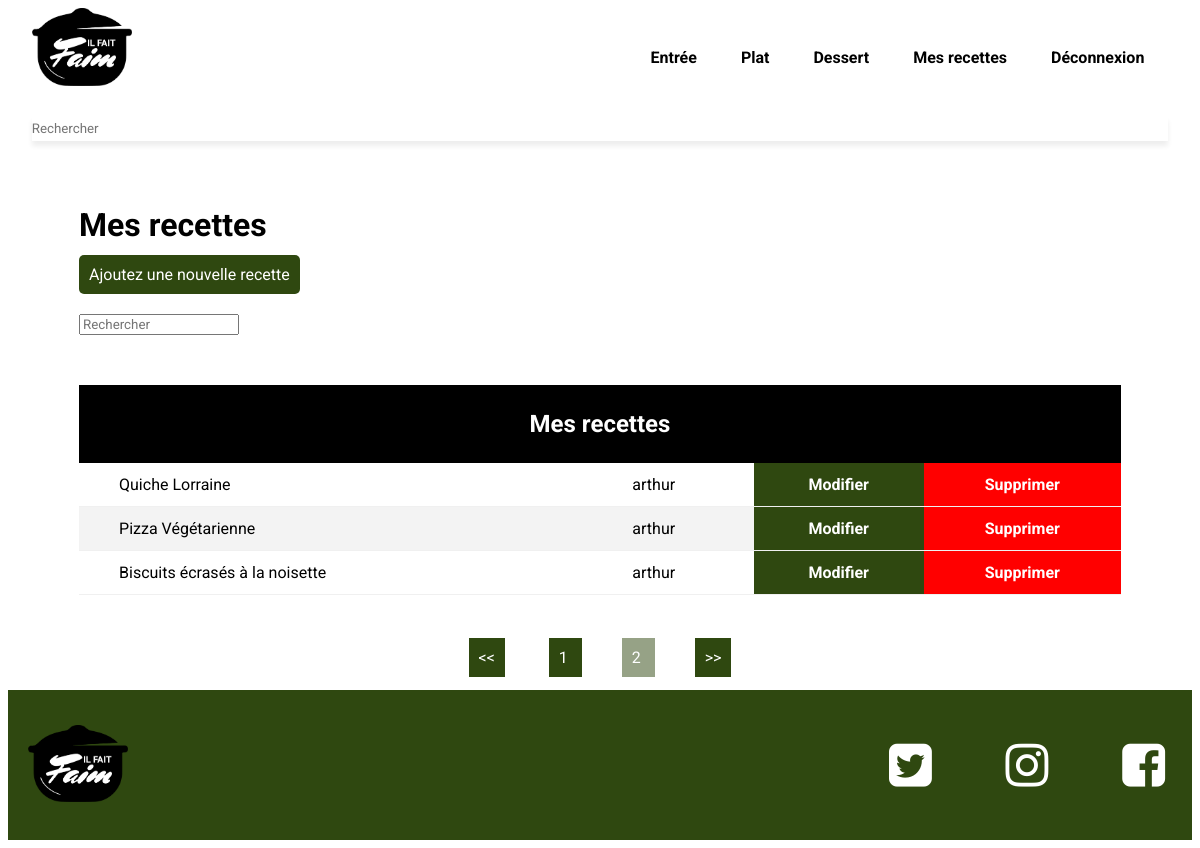
Screenshot of /index.php?page=user&p=2 (signed in) with the database file from the repository.
### tables this page shows
CREATE TABLE `recipes` (
  `name` varchar(255) NOT NULL,
  `author` varchar(20) NOT NULL,
  `category` int(9) NOT NULL DEFAULT '0',
  `text` text,
  `image` varchar(256) DEFAULT NULL,
  `created` datetime NOT NULL DEFAULT CURRENT_TIMESTAMP,
  `id` int(9) NOT NULL,
  `ingredient` text NOT NULL,
  `box` int(11) NOT NULL,
  `preparation` int(9) NOT NULL,
  `repos` int(11) NOT NULL,
  `cuisson` int(11) NOT NULL,
  `difficulte` varchar(256) NOT NULL,
  `description` varchar(500) DEFAULT NULL
);

### models/crud.php (called while the page is built, shortened)
<?php
function getAllArticle(){
    include './connexion/connexion.php';
    $query = $pdo->prepare('SELECT * FROM `recipes` ORDER BY `id` DESC ');
    $posts = $query->execute();
    $posts = $query->fetchAll();
return $posts;
}
function getAllArticleLimit($perPage,$cPage){
    include './connexion/connexion.php';
    $query = $pdo->prepare('SELECT * FROM `recipes` ORDER BY `id` DESC LIMIT :offset , :limite ');
    $query -> bindValue(':offset',(($cPage - 1)*$perPage),PDO::PARAM_INT);
    $query -> bindValue(':limite',$perPage,PDO::PARAM_INT);
    $posts = $query->execute();
    $posts = $query->fetchAll();
return $posts;
}

### controllers/user.php (called while the page is built, shortened)
<?php
if(isset($_SESSION['userId'])){
require './models/crud.php';
        $totArt = getArticleByAuthor($_SESSION['userName']);
            $nbArt=count($totArt);
            $perPage = 9;
            $nbPage = ceil($nbArt/$perPage);
            if (isset($_GET['p']) && $_GET['p']>0 && $_GET['p'] <= $nbPage){
                $cPage = $_GET['p'];
            }else{
                $cPage = 1;
            }
        if ($_SESSION['access']==1) {
            $totArt =  getAllArticle();
            $nbArt=count($totArt);
            $perPage = 9;
            $nbPage = ceil($nbArt/$perPage);
            if (isset($_GET['p']) && $_GET['p']>0 && $_GET['p'] <= $nbPage){
                $cPage = $_GET['p'];
            }else{
                $cPage = 1;
            }
            $posts =  getAllArticleLimit($perPage,$cPage);
        }
}else{
    header('Location: ../?page=accueil');
}

### views/viewUser.php (the view, shortened to what this page needs)
<?php
include './controllers/user.php';
?>
<main>
    <h1>Mes recettes</h1>
    <p><a href="?page=add" class="new_recipe_btn">Ajoutez une nouvelle recette</a></p>
    <form action="?page=user" method="post" class='form_admin'>
        <section id="search_bar_user" class="search_bar_user">
            <input type='text' placeholder='Rechercher' name='search'>
        </section>
    </form>
    <table class="table_user">
        <caption> Mes recettes </caption>
        <tbody>
            <?php foreach($posts as $post): ?>
            <tr>
                <td><a href="?page=article&id=<?= $post['id'] ?>"><?= $post['name'] ?></a></td>
                <?php if($_SESSION['access']==1){
            echo "<td class='admin_comment'>".$post['author']."</td>";
        }?>
                <td class="modif"><a href="?page=update&id=<?= $post['id'] ?>">Modifier</a></td>
                <td class="delete"><a href="#modal1" class='js-modal' data-id="<?= $post['id'] ?>">Supprimer</td>
            </tr>
            <?php endforeach ?>
        </tbody>
    </table>
    <table class="pagination">
        <tbody>
            <tr>
                <td class="pagination-column">
                    <a href="?page=user&p=1">
                        <<</a> <?php    for($i=1;$i<=$nbPage;$i++){
                        if($i==$cPage){
                            echo "<a href='?page=user&p=$i' class='page_courante'> $i </a>";
                                }else{
                                    echo "<a href='?page=user&p=$i'> $i </a>";
                                }
                                } ?> <a href="?page=user&p=<?=$nbPage ?>">>>
                    </a>
                </td>
            </tr>
        </tbody>
    </table>
</main>

### css/style.css (style rules this page uses)
* { box-sizing: border-box; font-family: 'Roboto', sans-serif; }
main { padding: 0 6%; margin: auto; }
a { text-decoration: none; }
.pagination, .paginationUser { display: flex; justify-content: center; margin-bottom:20px; }
.pagination-column a, .paginationUser a { background: #2f4810; color: #fff; margin: 20px; padding: 10px; }
.page_courante { opacity: 0.5; }
.form_admin { margin-top: 30px; }
.table_user { margin: 50px 0px; min-width: 400px; width: 100%; border-collapse: collapse; }
.table_user caption { font-size: 24px; font-weight: bold; background-color: #000; padding: 25px; color: #fff; }
.table_user td { padding: 12px 15px; border-bottom: solid 1px #f0f0f0; }
.table_user tr td:nth-of-type(1) a, .table_user tr td:nth-of-type(2) a { padding: 25px; }
.table_user .modif { background-color: #2f4810; color: #fff; outline: none; cursor: pointer; text-align: center; font-weight: bold; }
.table_user .delete { background-color: #ff0000; color: #fff; outline: none; cursor: pointer; text-align: center; font-weight: bold; }
.table_user tbody tr:nth-of-type(even) { background-color: #f3f3f3; }
.table_user td a { text-decoration: none; color: #000; }
.table_user .modif a, .table_user .delete a { color: #fff; }
.new_recipe_btn { border-radius: 5px; background-color: #2f4810; height: 50px; border: none; color: #fff; outline: none; cursor: pointer; transition: .5s; padding: 10px; }

### rows the page displays
recipes: name "Quiche Lorraine", author "arthur"
recipes: name "Pizza Végétarienne", author "arthur"
recipes: name "Biscuits écrasés à la noisette", author "arthur"
